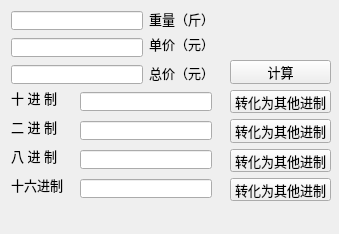
<?xml version="1.0" encoding="UTF-8"?>
<ui version="4.0">
 <class>widget</class>
 <widget class="QMainWindow" name="widget">
  <property name="geometry">
   <rect>
    <x>0</x>
    <y>0</y>
    <width>339</width>
    <height>234</height>
   </rect>
  </property>
  <property name="minimumSize">
   <size>
    <width>339</width>
    <height>234</height>
   </size>
  </property>
  <property name="maximumSize">
   <size>
    <width>339</width>
    <height>234</height>
   </size>
  </property>
  <property name="windowTitle">
   <string>widget</string>
  </property>
  <widget class="QWidget" name="centralwidget">
   <widget class="QLabel" name="label">
    <property name="geometry">
     <rect>
      <x>149</x>
      <y>11</y>
      <width>65</width>
      <height>16</height>
     </rect>
    </property>
    <property name="font">
     <font>
      <pointsize>10</pointsize>
     </font>
    </property>
    <property name="text">
     <string>重量（斤）</string>
    </property>
   </widget>
   <widget class="QLabel" name="label_2">
    <property name="geometry">
     <rect>
      <x>149</x>
      <y>36</y>
      <width>65</width>
      <height>16</height>
     </rect>
    </property>
    <property name="font">
     <font>
      <pointsize>10</pointsize>
     </font>
    </property>
    <property name="text">
     <string>单价（元）</string>
    </property>
   </widget>
   <widget class="QLabel" name="label_3">
    <property name="geometry">
     <rect>
      <x>149</x>
      <y>65</y>
      <width>65</width>
      <height>16</height>
     </rect>
    </property>
    <property name="font">
     <font>
      <pointsize>10</pointsize>
     </font>
    </property>
    <property name="text">
     <string>总价（元）</string>
    </property>
   </widget>
   <widget class="QLineEdit" name="editNum">
    <property name="geometry">
     <rect>
      <x>11</x>
      <y>11</y>
      <width>132</width>
      <height>19</height>
     </rect>
    </property>
    <property name="layoutDirection">
     <enum>Qt::RightToLeft</enum>
    </property>
    <property name="alignment">
     <set>Qt::AlignRight|Qt::AlignTrailing|Qt::AlignVCenter</set>
    </property>
   </widget>
   <widget class="QLineEdit" name="editPrice">
    <property name="geometry">
     <rect>
      <x>11</x>
      <y>38</y>
      <width>132</width>
      <height>19</height>
     </rect>
    </property>
    <property name="layoutDirection">
     <enum>Qt::RightToLeft</enum>
    </property>
    <property name="alignment">
     <set>Qt::AlignRight|Qt::AlignTrailing|Qt::AlignVCenter</set>
    </property>
   </widget>
   <widget class="QLineEdit" name="editTotal">
    <property name="geometry">
     <rect>
      <x>11</x>
      <y>65</y>
      <width>132</width>
      <height>19</height>
     </rect>
    </property>
    <property name="layoutDirection">
     <enum>Qt::LeftToRight</enum>
    </property>
    <property name="alignment">
     <set>Qt::AlignRight|Qt::AlignTrailing|Qt::AlignVCenter</set>
    </property>
   </widget>
   <widget class="QLabel" name="label_4">
    <property name="geometry">
     <rect>
      <x>11</x>
      <y>90</y>
      <width>53</width>
      <height>16</height>
     </rect>
    </property>
    <property name="font">
     <font>
      <pointsize>10</pointsize>
     </font>
    </property>
    <property name="text">
     <string>十 进 制</string>
    </property>
   </widget>
   <widget class="QLabel" name="label_5">
    <property name="geometry">
     <rect>
      <x>11</x>
      <y>119</y>
      <width>53</width>
      <height>16</height>
     </rect>
    </property>
    <property name="font">
     <font>
      <pointsize>10</pointsize>
     </font>
    </property>
    <property name="text">
     <string>二 进 制</string>
    </property>
   </widget>
   <widget class="QLabel" name="label_6">
    <property name="geometry">
     <rect>
      <x>11</x>
      <y>148</y>
      <width>53</width>
      <height>16</height>
     </rect>
    </property>
    <property name="font">
     <font>
      <pointsize>10</pointsize>
     </font>
    </property>
    <property name="text">
     <string>八 进 制</string>
    </property>
   </widget>
   <widget class="QLabel" name="label_7">
    <property name="geometry">
     <rect>
      <x>11</x>
      <y>177</y>
      <width>52</width>
      <height>16</height>
     </rect>
    </property>
    <property name="font">
     <font>
      <pointsize>10</pointsize>
     </font>
    </property>
    <property name="text">
     <string>十六进制</string>
    </property>
   </widget>
   <widget class="QLineEdit" name="editDce">
    <property name="geometry">
     <rect>
      <x>80</x>
      <y>92</y>
      <width>132</width>
      <height>19</height>
     </rect>
    </property>
    <property name="maxLength">
     <number>20</number>
    </property>
    <property name="alignment">
     <set>Qt::AlignRight|Qt::AlignTrailing|Qt::AlignVCenter</set>
    </property>
   </widget>
   <widget class="QLineEdit" name="editBin">
    <property name="geometry">
     <rect>
      <x>80</x>
      <y>121</y>
      <width>132</width>
      <height>19</height>
     </rect>
    </property>
    <property name="maxLength">
     <number>20</number>
    </property>
    <property name="alignment">
     <set>Qt::AlignRight|Qt::AlignTrailing|Qt::AlignVCenter</set>
    </property>
   </widget>
   <widget class="QLineEdit" name="editOct">
    <property name="geometry">
     <rect>
      <x>80</x>
      <y>150</y>
      <width>132</width>
      <height>19</height>
     </rect>
    </property>
    <property name="maxLength">
     <number>20</number>
    </property>
    <property name="alignment">
     <set>Qt::AlignRight|Qt::AlignTrailing|Qt::AlignVCenter</set>
    </property>
   </widget>
   <widget class="QLineEdit" name="editHex">
    <property name="geometry">
     <rect>
      <x>80</x>
      <y>179</y>
      <width>132</width>
      <height>19</height>
     </rect>
    </property>
    <property name="maxLength">
     <number>20</number>
    </property>
    <property name="alignment">
     <set>Qt::AlignRight|Qt::AlignTrailing|Qt::AlignVCenter</set>
    </property>
   </widget>
   <widget class="QWidget" name="layoutWidget">
    <property name="geometry">
     <rect>
      <x>230</x>
      <y>60</y>
      <width>101</width>
      <height>141</height>
     </rect>
    </property>
    <layout class="QGridLayout" name="gridLayout">
     <item row="0" column="0">
      <widget class="QPushButton" name="btnCal">
       <property name="font">
        <font>
         <pointsize>10</pointsize>
        </font>
       </property>
       <property name="text">
        <string>计算</string>
       </property>
      </widget>
     </item>
     <item row="1" column="0">
      <widget class="QPushButton" name="btnDec">
       <property name="font">
        <font>
         <pointsize>10</pointsize>
        </font>
       </property>
       <property name="text">
        <string>转化为其他进制</string>
       </property>
      </widget>
     </item>
     <item row="2" column="0">
      <widget class="QPushButton" name="btnBin">
       <property name="font">
        <font>
         <pointsize>10</pointsize>
        </font>
       </property>
       <property name="text">
        <string>转化为其他进制</string>
       </property>
      </widget>
     </item>
     <item row="3" column="0">
      <widget class="QPushButton" name="btnOct">
       <property name="font">
        <font>
         <pointsize>10</pointsize>
        </font>
       </property>
       <property name="text">
        <string>转化为其他进制</string>
       </property>
      </widget>
     </item>
     <item row="4" column="0">
      <widget class="QPushButton" name="btnHex">
       <property name="font">
        <font>
         <pointsize>10</pointsize>
        </font>
       </property>
       <property name="text">
        <string>转化为其他进制</string>
       </property>
      </widget>
     </item>
    </layout>
   </widget>
  </widget>
  <widget class="QMenuBar" name="menubar">
   <property name="geometry">
    <rect>
     <x>0</x>
     <y>0</y>
     <width>339</width>
     <height>23</height>
    </rect>
   </property>
  </widget>
 </widget>
 <resources/>
 <connections/>
</ui>
